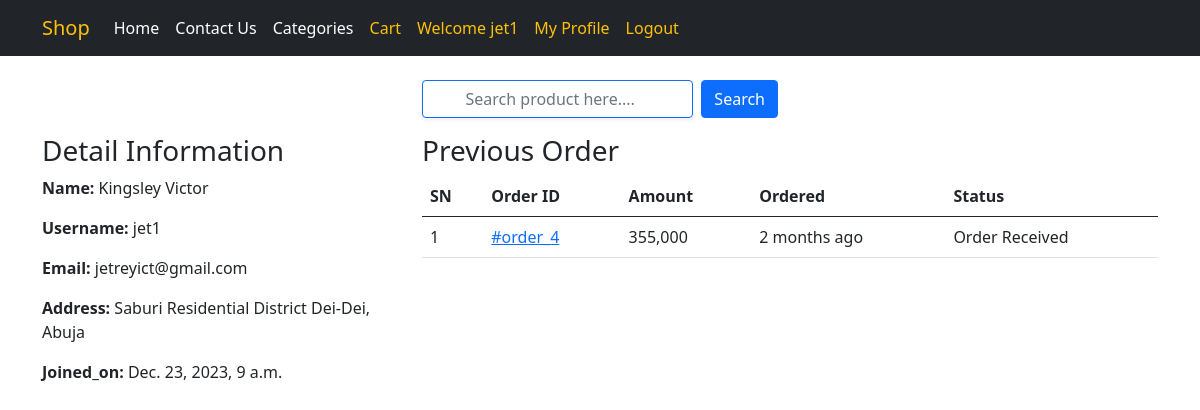
The page /profile/ (signed in) on the database its author committed.
### store/models.py (models this page shows, shortened)
class Customer(models.Model):
    user = models.OneToOneField(User, on_delete=models.CASCADE)
    full_name = models.CharField(max_length=200)
    address = models.CharField(max_length=200, null=True, blank=True)
    joined_on = models.DateTimeField(auto_now_add=True)

class Order(models.Model):
    cart = models.OneToOneField(Cart, on_delete=models.CASCADE)
    ordered_by = models.CharField(max_length=200)
    shipping_address = models.CharField(max_length=200)
    mobile = models.CharField(max_length=200)
    email = models.EmailField(null=True, blank=False)
    subtotal = models.PositiveIntegerField()
    discount = models.PositiveIntegerField()
    total = models.PositiveIntegerField()
    order_status = models.CharField(max_length=100, choices=ORDER_STATUS)
    created_at = models.DateTimeField(auto_now_add=True)
    payment_method = models.CharField(max_length=30, choices=METHOD, default="Cash On Delivery")
    payment_completed = models.BooleanField(default=False, null=True, blank=True)

### store/views.py (the view)
# urls.py: path("profile/", ProfileView.as_view(), name="profile"),
class ProfileView(TemplateView):
    template_name = "store/profile.html"
    def dispatch(self, request, *args, **kwargs):
        if request.user.is_authenticated and Customer.objects.filter(user=request.user).exists():
            pass
        else:
            return redirect("/login/?next=/profile/")
        return super().dispatch(request, *args, **kwargs)
    def get_context_data(self, **kwargs):
        context = super().get_context_data(**kwargs)
        customer = self.request.user.customer
        context["customer"] = customer
        orders = Order.objects.filter(cart__customer=customer).order_by("-id")
        context["orders"] = orders
        return context

### templates/store/profile.html (shortened to what this page needs)
{% extends "store/base.html" %}
{% load humanize %}
{% block content %}
<div class="container">
    <div class="row">
        <div class="col-md-4">
            <h3 class="mt-3">Detail Information</h3>
            <p><span class="fw-bold">Name:</span> {{customer.full_name}}</p>
            <p><span class="fw-bold">Username:</span> {{customer.user.username}}</p>
            <p><span class="fw-bold">Email:</span> {{customer.user.email}}</p>
            <p><span class="fw-bold">Address:</span> {{customer.address}}</p>
            <p><span class="fw-bold">Joined_on:</span> {{customer.joined_on}}</p>
        </div>
        <div class="col-md-8">
            <h3 class="mt-3">Previous Order</h3>
            <table class="table">
                <thead>
                    <tr>
                        <th>SN</th>
                        <th>Order ID</th>
                        <th>Amount</th>
                        <th>Ordered</th>
                        <th>Status</th>
                    </tr>
                </thead>
                <tbody>
                    {% for order in orders %}
                    <tr>
                        <td>{{forloop.counter}}</td>
                        <td><a href="{% url 'store:orderdetail' order.pk %} ">#order_{{order.id}}</a></td>
                        <td>{{order.total|intcomma}}</td>
                        <td>{{order.created_at|timesince}} ago</td>
                        <td>{{order.order_status}}</td>
                    </tr>
                    {% endfor %}
                </tbody>
            </table>
        </div>
    </div>
</div>
{% endblock %}

### templates/store/base.html (shortened to what this page needs)
<!doctype html>
<html lang="en">
<head>
    <link href="https://cdn.jsdelivr.net/npm/bootstrap@5.0.2/dist/css/bootstrap.min.css" rel="stylesheet">
</head>
<body>
<nav class="navbar navbar-expand-lg navbar-dark bg-dark">
  <div class="container">
    <a class="navbar-brand text-warning" href="{% url 'store:home' %}">Shop</a>
    <div class="collapse navbar-collapse" id="navbarSupportedContent">
      <ul class="navbar-nav me-auto mb-2 mb-lg-0">
        <li class="nav-item">
          <a class="nav-link active" aria-current="page" href="{% url 'store:home' %}">Home</a>
        </li>
        <li class="nav-item">
          <a class="nav-link active" aria-current="page" href="{% url 'store:contact' %}">Contact Us</a>
        </li>
        <li class="nav-item">
          <a class="nav-link active" aria-current="page" href="{% url 'store:all-categories' %}">Categories</a>
        </li>
        <li class="nav-item">
          <a class="nav-link active text-warning" aria-current="page" href="{% url 'store:mycart' %}">Cart</a>
        </li>
        {% if request.user.customer %}
        <li class="nav-item">
          <a class="nav-link active text-warning" aria-current="page"> Welcome {{ request.user.username }}</a>
        </li>
        <li class="nav-item">
          <a class="nav-link active text-warning" aria-current="page" href="{% url 'store:profile' %}">My Profile</a>
        </li>
        <li class="nav-item">
          <a class="nav-link active text-warning" aria-current="page" href="{% url 'store:logout' %}">Logout</a>
        </li>
        {% endif %}
      </ul>
    </div>
  </div>
</nav>
<div class="container mt-4">
  <div class="row">
    <div class="col-md-4 mx-auto">
       <form class="d-flex" method="GET" action="{% url 'store:search' %}">
        <input class="form-control me-2 btn btn-outline-primary shadow-sm" type="search" name="keyword" placeholder="Search product here...." required>
        <button class="btn btn-primary" type="submit">Search</button>
      </form>
    </div>
  </div>
</div>
{% block content %}
{% endblock %}
</body>
</html>

### rows shown on the page
Customer: full_name "Kingsley Victor", user.username "jet1", user.email "jetreyict@gmail.com", address "Saburi Residential District Dei-Dei, Abuja", joined_on "Dec. 23, 2023, 9 a.m."
Order: id "4", total "355,000", created_at "2 months", order_status "Order Received"

### other values the page prints
{{ request.user.username }} "jet1"
